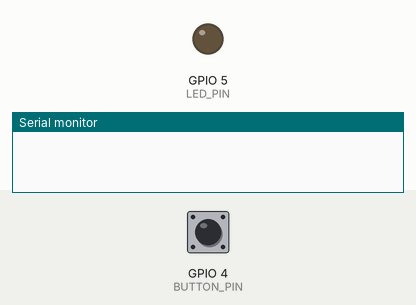
Bench run of a sketch on a simulated ESP32. Parts: output pins drawn as LEDs (lit = HIGH), the last lines printed to the serial monitor. The inputs (shaded band) are chosen by the test bench; at power-on: GPIO 4 (BUTTON_PIN) HIGH.

Above: at 1.2 s.
1.3 s: GPIO 4 (BUTTON_PIN) pulled LOW for 0.15 s
At 1.46 s:
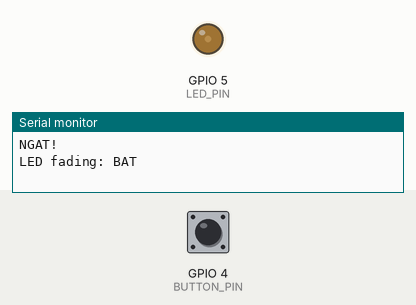
At 2.06 s:
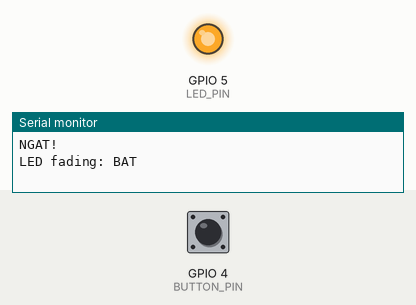
4.3 s: GPIO 4 (BUTTON_PIN) pulled LOW for 1 s
Timing chart, 0 to 7.3 s (numbered marks = the images above; inputs shaded):
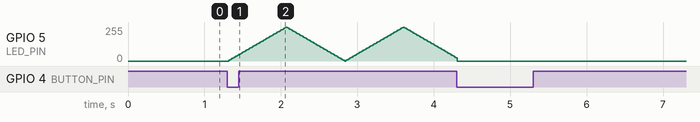

The sketch:

code_B1_VD2.ino
```cpp
#define BUTTON_PIN 4
#define LED_PIN 5

#define PWM_FREQ 5000
#define PWM_RES 8

volatile bool fadingEnabled = false;
volatile bool interruptFlag = false;
volatile unsigned long lastInterruptTime = 0;

int brightness = 0;
int fadeStep = 5;

void IRAM_ATTR buttonISR() {
  unsigned long now = millis();
  if (now - lastInterruptTime > 200) {
    fadingEnabled = !fadingEnabled;
    interruptFlag = true;
    lastInterruptTime = now;
  }
}

void setup() {
  Serial.begin(115200);
  pinMode(BUTTON_PIN, INPUT_PULLUP);
  attachInterrupt(digitalPinToInterrupt(BUTTON_PIN), buttonISR, FALLING);
  ledcAttach(LED_PIN, PWM_FREQ, PWM_RES);
  ledcWrite(LED_PIN, 0);
}

void loop() {
  if (interruptFlag) {
    interruptFlag = false;
    Serial.println("NGAT!");
    if (fadingEnabled) {
      Serial.println("LED fading: BAT");
    } else {
      Serial.println("LED fading: TAT");
    }
  }

  if (fadingEnabled) {
    ledcWrite(LED_PIN, brightness);
    brightness += fadeStep;
    if (brightness <= 0 || brightness >= 255) {
      fadeStep = -fadeStep;
      brightness = constrain(brightness, 0, 255);
    }
    delay(15);
  } else {
    ledcWrite(LED_PIN, 0);
    brightness = 0;
    fadeStep = abs(fadeStep);
  }
}
```
